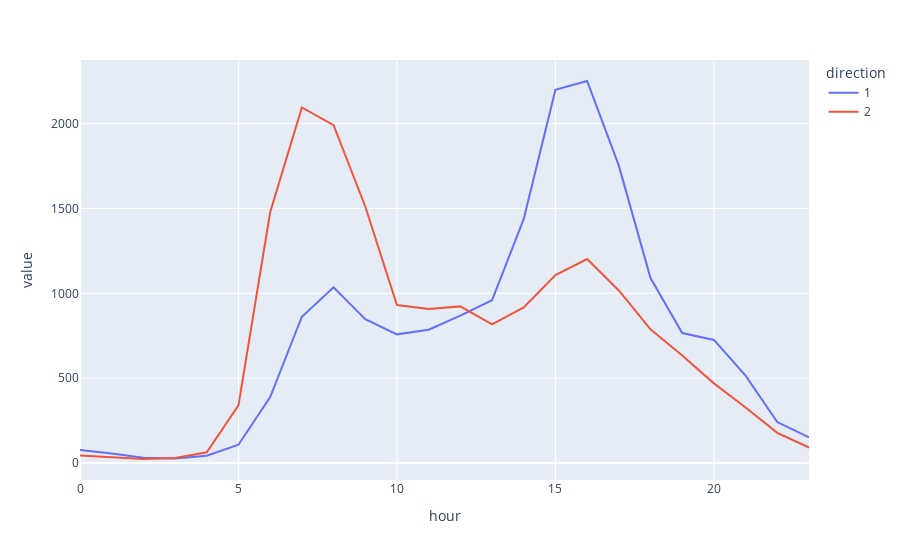

Notebook code for this chart:
### Markdown cell above
## Make plots for dash app
Let's create an interactive plot that will display the historic values for that selected day in the past for the 24 hours of the day (and both directions).

### Code cell
date = '2019-02-12'
px.line(data[data.date==date], x='hour', y='value', color='direction')

### Figure 1 — Plotly figure (JSON) as saved in the notebook; plotly's stock layout.template omitted (floating-point values rounded to 4 significant figures)
{"data": [{"hovertemplate": "direction=1<br>hour=%{x}<br>value=%{y}<extra></extra>", "legendgroup": "1", "line": {"color": "#636efa", "dash": "solid"}, "marker": {"symbol": "circle"}, "mode": "lines", "name": "1", "orientation": "v", "showlegend": true, "type": "scatter", "x": [0, 1, 2, 3, 4, 5, 6, 7, 8, 9, 10, 11, 12, 13, 14, 15, 16, 17, 18, 19, 20, 21, 22, 23], "xaxis": "x", "y": [76, 56, 31, 26, 42, 107, 388, 862, 1035, 848, 758, 785, 868, 959, 1439, 2200, 2252, 1753, 1090, 766, 725, 515, 241, 150], "yaxis": "y"}, {"hovertemplate": "direction=2<br>hour=%{x}<br>value=%{y}<extra></extra>", "legendgroup": "2", "line": {"color": "#EF553B", "dash": "solid"}, "marker": {"symbol": "circle"}, "mode": "lines", "name": "2", "orientation": "v", "showlegend": true, "type": "scatter", "x": [0, 1, 2, 3, 4, 5, 6, 7, 8, 9, 10, 11, 12, 13, 14, 15, 16, 17, 18, 19, 20, 21, 22, 23], "xaxis": "x", "y": [43, 33, 23, 29, 63, 339, 1478, 2096, 1992, 1512, 931, 907, 923, 817, 917, 1107, 1202, 1017, 788, 633, 469, 327, 177, 91], "yaxis": "y"}], "layout": {"legend": {"title": {"text": "direction"}, "tracegroupgap": 0}, "margin": {"t": 60}, "xaxis": {"anchor": "y", "domain": [0, 1], "title": {"text": "hour"}}, "yaxis": {"anchor": "x", "domain": [0, 1], "title": {"text": "value"}}}}
